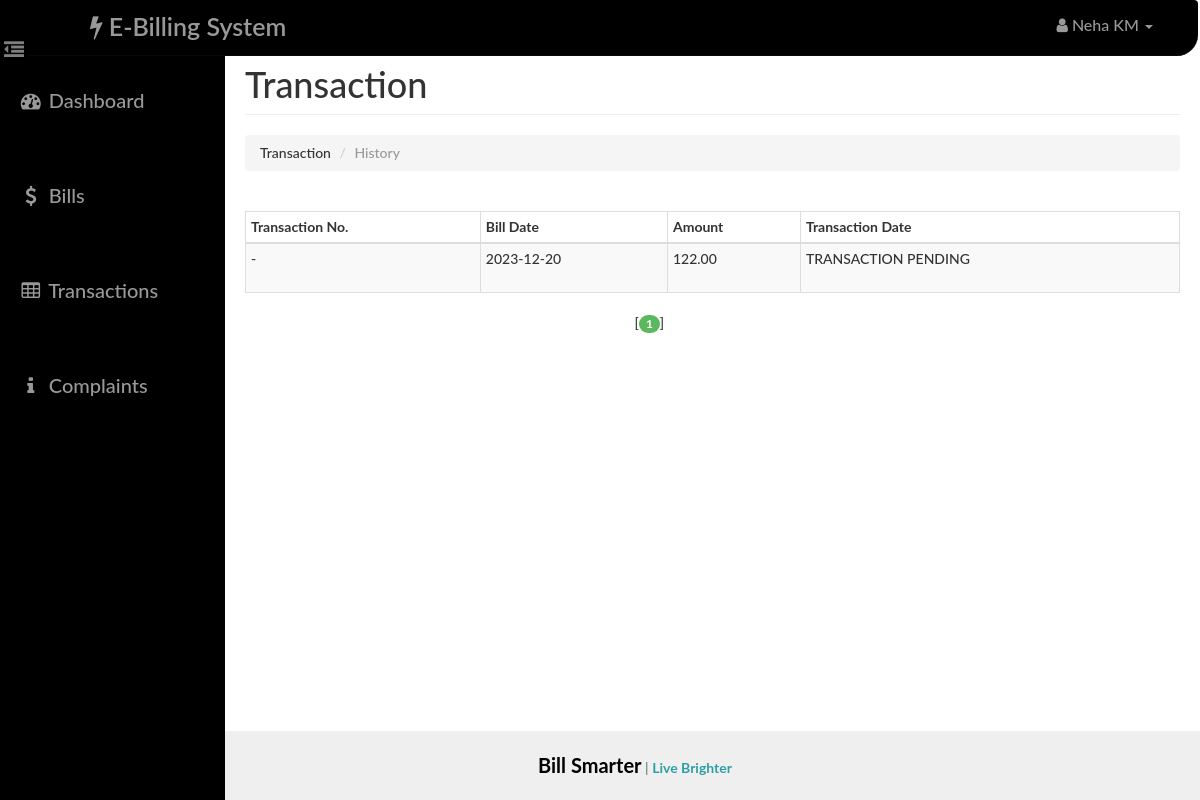
The page /user/transaction.php (signed in) on the database its author committed.
### tables this page shows
CREATE TABLE transaction (
  id int(14) NOT NULL,
  bid int(14) NOT NULL,
  payable decimal(10,2) NOT NULL,
  pdate date DEFAULT NULL,
  status varchar(10) NOT NULL
);

CREATE TABLE bill (
  id int(14) NOT NULL,
  aid int(14) NOT NULL,
  uid int(14) NOT NULL,
  units int(10) NOT NULL,
  amount decimal(10,2) NOT NULL,
  status varchar(10) NOT NULL,
  bdate date NOT NULL,
  ddate date NOT NULL
);

### user/paging1.php (called while the page is built, shortened)
<?php
    $rowsperpage = 5;
    if (isset($_GET['currentpage']) && is_numeric($_GET['currentpage'])) {
       $currentpage = (int) $_GET['currentpage'];
    } else {
       $currentpage = 1;
    }
    $offset = ($currentpage - 1) * $rowsperpage;
 ?>

### Includes/user.php (called while the page is built, shortened)
<?php
    function retrieve_transaction_history($id, $offset, $rowsperpage) {
        global $con;
        $query = "SELECT transaction.id AS id, bill.bdate AS bdate, transaction.pdate AS pdate, transaction.payable AS payable, ";
        $query .= "bill.amount AS amount, ";
        $query .= "(CASE WHEN bill.ddate < CURDATE() - INTERVAL 1 DAY THEN (transaction.payable - bill.amount) ELSE 0 END) AS dues ";
        $query .= "FROM bill ";
        $query .= "INNER JOIN transaction ON transaction.bid = bill.id ";
        $query .= "WHERE bill.uid = {$id} ";
        $query .= "ORDER BY bill.ddate DESC, transaction.pdate DESC ";
        $query .= "LIMIT {$offset}, {$rowsperpage}";
        $result = mysqli_query($con, $query);
        return $result;
    }
 ?>

### user/transaction.php (the view, shortened to what this page needs)
<?php
require_once('head_html.php');
require_once('../Includes/session.php');
require_once('../Includes/user.php');
?>
<body>
    <div id="wrapper">
        <?php
        require_once("nav.php");
        require_once("sidebar.php");
        ?>
        <div id="page-content-wrapper">
            <div class="container-fluid">
                <div class="row">
                    <div class="col-lg-12">
                        <h1 class="page-header">
                            Transaction
                        </h1>
                        <ol class="breadcrumb">
                            <li>Transaction</li>
                            <li class="active">History</li>
                        </ol>
                        <div class="table-responsive">
                            <table class="table table-hover table-striped table-bordered table-condensed">
                                <thead>
                                    <tr>
                                        <th>Transaction No.</th>
                                        <th>Bill Date</th>
                                        <th>Amount</th>
                                        <th>Transaction Date</th>
                                    </tr>
                                </thead>
                                <tbody>
                                <?php
    include("paging1.php");
    $result = retrieve_transaction_history($_SESSION['uid'], $offset, $rowsperpage);
    while ($row = mysqli_fetch_assoc($result)) {
        ?>
        <tr>
            <td><?php if (isset($row['pdate'])) echo 'TRN_'.$row['id']; else echo "-"; ?></td>
            <td height="50"><?php echo $row['bdate'] ?></td>
            <td><?php echo $row['amount'] ?></td>
            <td><?php if (isset($row['pdate'])) echo $row['pdate']; else echo "TRANSACTION PENDING"; ?></td>
        </tr>
    <?php } ?>
                                </tbody>
                            </table>
                            <?php include("paging2.php");  ?>
                        </div>
                    </div>
                </div>
            </div>
        </div>
    </div>
    <?php
    require_once("footer.php");
    ?>
</body>
</html>

### assets/css/dash_user.css (style rules this page uses)
body, html { width: 100%; height: 100%; }
body, h1, h2, h3, h4, h5, h6 { font-family: "Lato","Helvetica Neue",Helvetica,Arial,sans-serif; font-weight: 500; }
#wrapper { padding-left: 10px; padding-top: 5px; -webkit-transition: all 0.5s ease; -moz-transition: all 0.5s ease; -o-transition: all 0.5s ease; transition: all 0.5s ease; }
#page-content-wrapper { width: 100%; padding: 15px; min-height:580px; }
@media (min-width:768px) { #wrapper { padding-left: 225px; } }
@media (min-width:768px) { #page-content-wrapper { padding: 20px; } }
.table-responsive { padding-top: 20px; padding-bottom: 20px; }

### rows shown on the page
transaction: bid.bdate "2023-12-20", bid.amount "122.00", shows "TRANSACTION PENDING"

### other values the page prints
$user "Neha KM"
